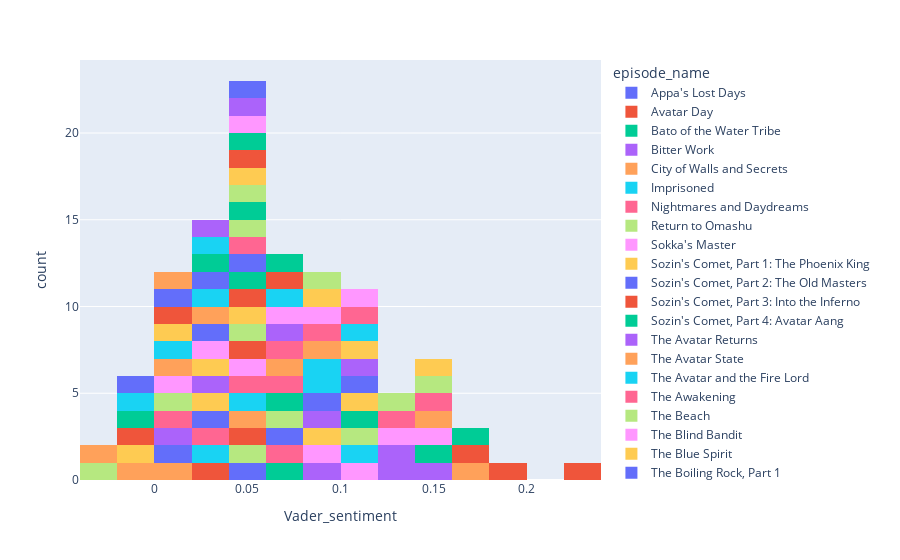

Notebook cell for this chart:
### Code cell
px.histogram(dialog_df_groups, x='Vader_sentiment',color=dialog_df_groups.index)
